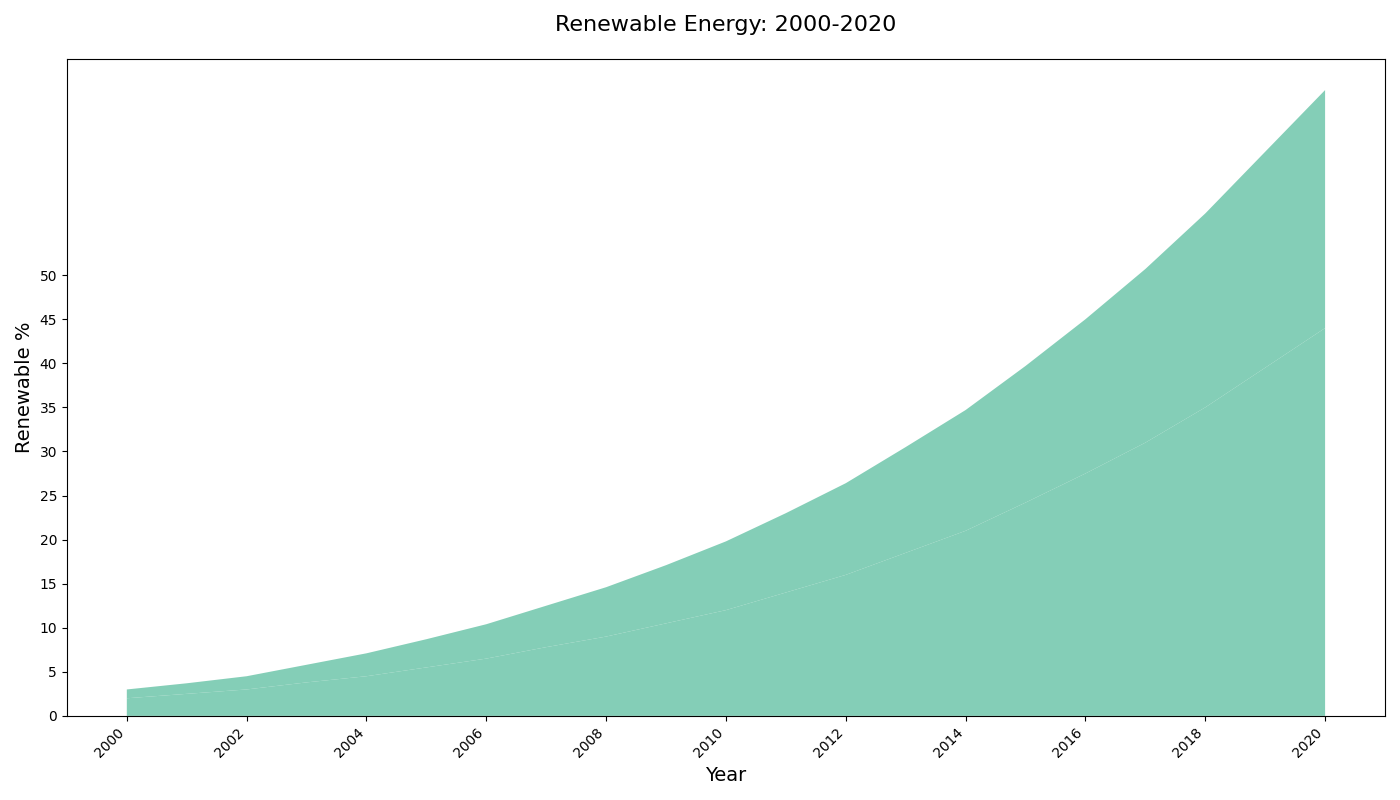

Reproduce this figure in Python.
import matplotlib.pyplot as plt
import numpy as np

years = np.arange(2000, 2021)

residential = [2, 2.5, 3, 3.8, 4.5, 5.5, 6.5, 7.8, 9, 10.5, 12, 14, 16, 18.5, 21, 24.2, 27.5, 31, 35, 39.5, 44]
commercial = [1, 1.2, 1.5, 2, 2.6, 3.2, 3.9, 4.7, 5.6, 6.6, 7.8, 9, 10.4, 12, 13.7, 15.5, 17.5, 19.7, 22, 24.5, 27]

fig, ax = plt.subplots(figsize=(14, 8))

# Use a consistent color for both data groups.
ax.stackplot(years, residential, commercial, colors=['#66c2a5', '#66c2a5'], alpha=0.8)

ax.set_title("Renewable Energy: 2000-2020", fontsize=16, pad=20)
ax.set_xlabel("Year", fontsize=14)
ax.set_ylabel("Renewable %", fontsize=14)

ax.set_xticks(years[::2])
ax.set_yticks(np.arange(0, 51, 5))
ax.set_xticklabels(years[::2], rotation=45, ha='right')

plt.tight_layout()

plt.show()
